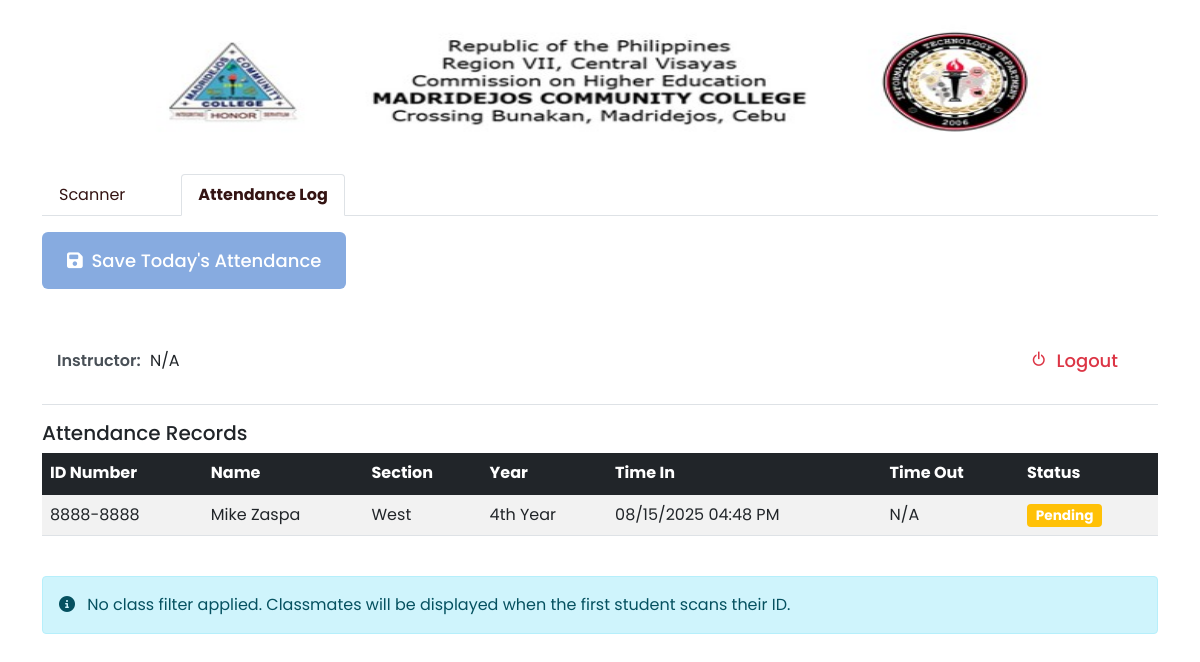
The page /students_logs.php on the database as committed earlier.
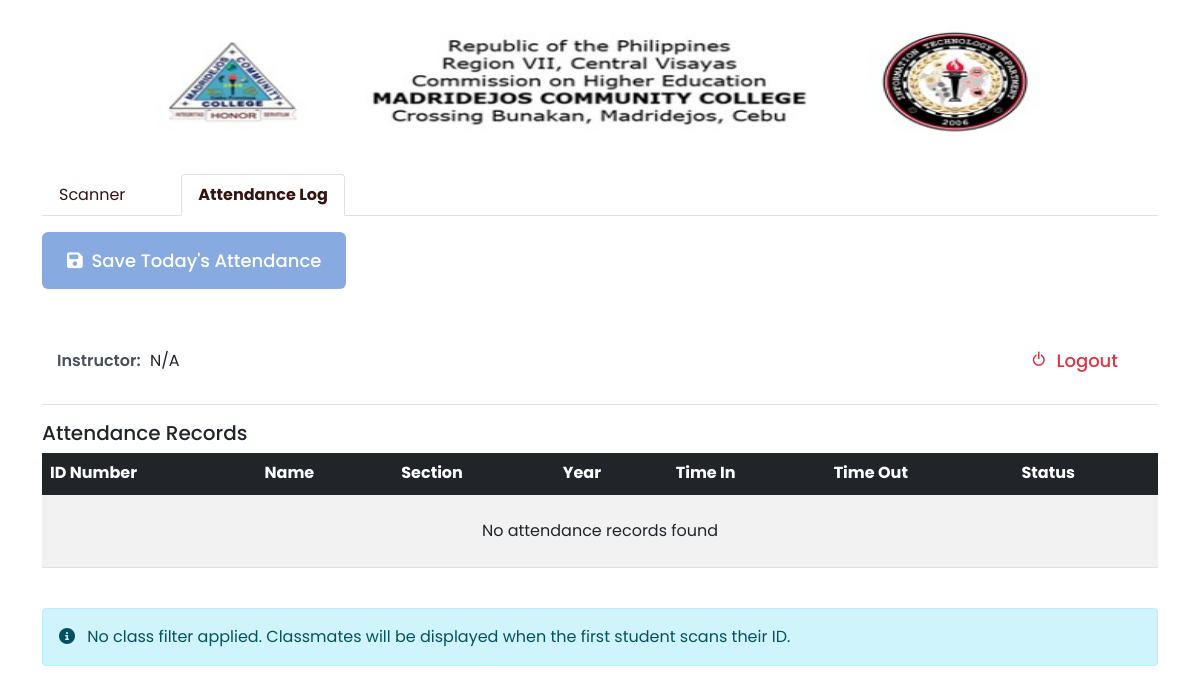
The same page on the database as committed later.
### tables this page shows
CREATE TABLE `attendance_logs` (
  `id` int(11) NOT NULL,
  `student_id` int(11) NOT NULL,
  `id_number` varchar(50) NOT NULL,
  `time_in` datetime NOT NULL,
  `time_out` datetime DEFAULT NULL,
  `department` varchar(255) NOT NULL,
  `location` varchar(255) NOT NULL,
  `instructor_id` varchar(9) NOT NULL,
  `status` varchar(20) DEFAULT NULL
);

CREATE TABLE `students` (
  `id` int(11) NOT NULL,
  `id_number` varchar(9) NOT NULL,
  `fullname` varchar(100) NOT NULL,
  `section` varchar(50) NOT NULL,
  `year` varchar(20) NOT NULL,
  `status` varchar(10) NOT NULL,
  `created_at` timestamp NOT NULL DEFAULT current_timestamp(),
  `updated_at` timestamp NOT NULL DEFAULT current_timestamp() ON UPDATE current_timestamp(),
  `department_id` varchar(144) NOT NULL,
  `photo` varchar(25) NOT NULL,
  `date_added` timestamp NULL DEFAULT current_timestamp()
);

### students_logs.php (the view, shortened to what this page needs)
<?php
include 'connection.php';
$first_student_section = isset($_SESSION['first_student_section']) ? $_SESSION['first_student_section'] : null;
$first_student_year = isset($_SESSION['first_student_year']) ? $_SESSION['first_student_year'] : null;
$attendance_saved = isset($_SESSION['attendance_saved']) ? $_SESSION['attendance_saved'] : false;
$archive_message = isset($_SESSION['archive_message']) ? $_SESSION['archive_message'] : '';
?>
<!DOCTYPE html>
<html lang="en">
<head>
    <link href="https://cdn.jsdelivr.net/npm/bootstrap@5.1.3/dist/css/bootstrap.min.css" rel="stylesheet">
    <link rel="stylesheet" href="https://cdnjs.cloudflare.com/ajax/libs/font-awesome/6.4.0/css/all.min.css">
    <link rel="stylesheet" href="assets/css/grow_up.css">
    <link href="https://unpkg.com/aos@2.3.1/dist/aos.css" rel="stylesheet">
    <link href='https://unpkg.com/boxicons@2.1.2/css/boxicons.min.css' rel='stylesheet'>
</head>
<body>
<img src="uploads/Head.png" style="width: 100%; height: 150px; margin-left: 10px; padding=10px; margin-top=20px;S">
<div class="container mt-4">
    <ul class="nav nav-tabs">
        <li class="nav-item">
            <a class="nav-link" href="main1.php">Scanner</a>
        </li>
        <li class="nav-item">
            <a class="nav-link active" href="#">Attendance Log</a>
        </li>
    </ul>
    <div class="tab-content mt-3">
        <div class="tab-pane fade show active" id="pills-students">
            <div class="action-buttons">
                <button type="button" class="btn btn-primary mb-2" data-bs-toggle="modal" data-bs-target="#idModal">
                    <i class="fas fa-save me-1"></i> Save Today's Attendance
                </button>
            </div>
            <?php if ($attendance_saved): ?>
                <div class="archived-message">
                    <h4>Attendance Records Archived</h4>
                    <p><?php echo htmlspecialchars($archive_message); ?></p>
                    <p>Your time-out was recorded at <strong><?php echo htmlspecialchars($timeout_time); ?></strong></p>
                </div>
            <?php else: ?>
                <div class="instructor-header">
                    <div class="instructor-info">
                        <div class="instructor-details">
                            <div>
                                <span class="detail-label">Instructor:</span>
                                <span class="detail-value"><?php echo htmlspecialchars($_SESSION['access']['instructor']['fullname'] ?? 'N/A'); ?></span>
                            </div>
                        </div>
                        <a href="logout.php" class="btn btn-sm btn-outline-danger">
                            <i class="bx bx-power-off me-1"></i> Logout
                        </a>
                    </div>
                </div>
                <h5 class="mt-3">Attendance Records</h5>
                <div class="table-responsive">
                    <table class="table table-striped table-hover">
                        <thead class="table-dark">
                            <tr>
                                <th>ID Number</th>
                                <th>Name</th>
                                <th>Section</th>
                                <th>Year</th>
                                <th>Time In</th>
                                <th>Time Out</th>
                                <th>Status</th>
                            </tr>
                        </thead>
                        <tbody>
                            <?php
                            $attendance_query = "SELECT l.*, s.fullname, s.section, s.year
                                               FROM attendance_logs l
                                               JOIN students s ON l.student_id = s.id";
                            if ($first_student_section && $first_student_year) {
                                $attendance_query .= " WHERE s.section = ? AND s.year = ?";
                                $stmt = $db->prepare($attendance_query);
                                $stmt->bind_param("ss", $first_student_section, $first_student_year);
                                $stmt->execute();
                                $attendance_result = $stmt->get_result();
                            } else {
                                $attendance_result = $db->query($attendance_query);
                            }
                            if ($attendance_result && $attendance_result->num_rows > 0) {
                                while ($row = $attendance_result->fetch_assoc()) {
                                    echo '<tr>';
                                    echo '<td>'.htmlspecialchars($row['id_number']).'</td>';
                                    echo '<td>'.htmlspecialchars($row['fullname']).'</td>';
                                    echo '<td>'.htmlspecialchars($row['section']).'</td>';
                                    echo '<td>'.htmlspecialchars($row['year']).'</td>';
                                    echo '<td>'.($row['time_in'] ? date('m/d/Y h:i A', strtotime($row['time_in'])) : 'N/A').'</td>';
                                    echo '<td>'.($row['time_out'] ? date('m/d/Y h:i A', strtotime($row['time_out'])) : 'N/A').'</td>';
                                    echo '<td>'.(!empty($row['status']) ?
                                        '<span class="badge bg-success">Saved</span>' :
                                        '<span class="badge bg-warning">Pending</span>').'</td>';
                                    echo '</tr>';
                                }
                            } else {
                                echo '<tr><td colspan="7" class="text-center py-4">No attendance records found</td></tr>';
                            }
                            ?>
                        </tbody>
                    </table>
                </div>
                <?php if ($first_student_section && $first_student_year): ?>
                    <div class="classmates-section">
                        <?php if (!empty($_SESSION['access']['subject']['name'])): ?>
                            <div>
                                <span class="detail-label">Subject:</span>
                                <span class="detail-value"><?php echo htmlspecialchars($_SESSION['access']['subject']['name']); ?></span>
                            </div>
                            <?php endif; ?>
                            <?php if (!empty($_SESSION['access']['subject']['time'])): ?>
                            <div>
                                <span class="detail-label">Time:</span>
                                <span class="detail-value"><?php echo htmlspecialchars($_SESSION['access']['subject']['time']); ?></span>
                            </div>
                            <?php endif; ?>
                        <?php
                        $classmates = getClassmatesByYearSection($db, $first_student_year, $first_student_section);
                        displayClassmatesTable($classmates, $first_student_year, $first_student_section);
                        ?>
                    </div>
                <?php else: ?>
                    <div class="alert alert-info mt-4">
                        <i class="fas fa-info-circle me-2"></i>
                        No class filter applied. Classmates will be displayed when the first student scans their ID.
                    </div>
                <?php endif; ?>
            <?php endif; ?>
        </div>
    </div>
</div>
</body>
</html>

### assets/css/grow_up.css (style rules this page uses)
:root { --primary: #FBC257; --primary-light: #FCCC73; --dark-brown: #341413; --gray-1: #798092; --gray-2: #E6E6ED; --white: #FFFFFF; --header-1: 64px; --header-2: 48px; --header-3: 42px; --header-4: 32px; --text-medium: 18px; --text-regular: 16px; --text-light: 13px; --font-weight-bold: 700; --font-weight-semi-bold: 600; --font-weight-medium: 500; --font-weight-regular: 400; --font-weight-light: 300; }
body { font-family: 'Poppins', sans-serif; }
.btn { padding: 15px 25px; border-radius: 6px; font-size: var(--text-medium); font-weight: var(--font-weight-medium); border: none; }
.btn-primary { background-color: var(--primary); }
a.nav-link { margin-right: 39px; font-size: var(--text-regular); font-weight: var(--font-weight-regular); color: var(--dark-brown) !important; }

### students_logs.php (style rules this page uses)
.nav-tabs .nav-link { color: #084298; }
.nav-tabs .nav-link.active { color: #084298; font-weight: bold; }
.action-buttons { margin-bottom: 20px; }
.instructor-header { position: sticky; top: 0; background: white; z-index: 100; padding: 15px; border-bottom: 1px solid #dee2e6; margin-bottom: 15px; }
.instructor-info { display: flex; justify-content: space-between; align-items: center; flex-wrap: wrap; gap: 10px; }
.instructor-details { display: flex; flex-wrap: wrap; gap: 15px; align-items: center; }
.detail-label { font-weight: 600; color: #495057; margin-right: 5px; }
.detail-value { color: #212529; }
.btn-primary { background-color: #87abe0; border-color: #87abe0; }
.badge { font-size: 0.85em; }

Rows that differ between the two databases and show on the page:
removed attendance_logs: id_number "8888-8888", student.fullname "Mike Zaspa", student.section "West", student.year "4th Year", time_in "08/15/2025 04:48 PM", shows "N/A", shows "Pending"
Other text that changed with them:
text now shown: "No attendance records found"
